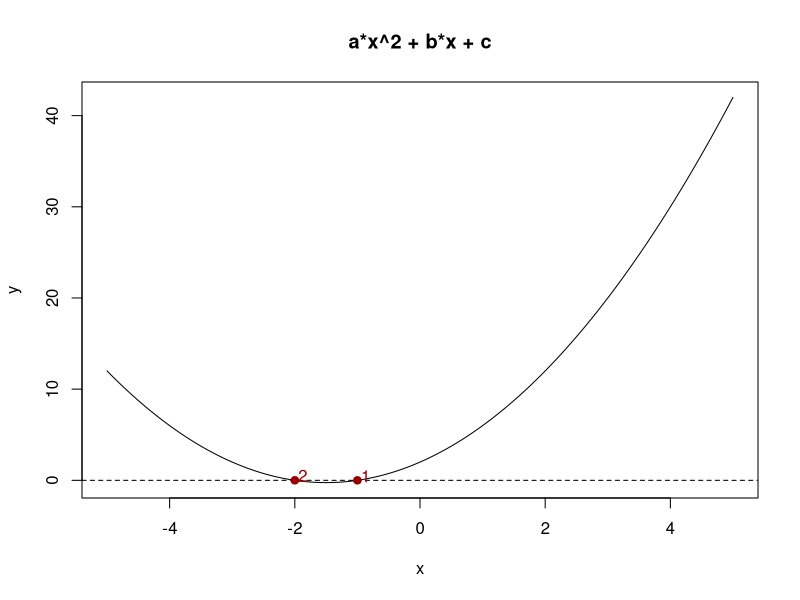

R code for this plot:
## ---- chunk 1
#| echo: false
# Part 1 (two)
#a <- 1
#b <- -1
#c <- -2

# Part 2 (zero)
#a <- 1
#b <- 2
#c <- 5

# Part 3 (two) - Solutions for this will be in the plot
a <- 1 
b <- 3
c <- 2

# Testing values of a, b, and c for one or zero solutions
# One solution
#a <- 1
#b <- -2
#c <- 1

# Zero solutions
#a <- 1
#b <- 0
#c <- 1
## ---- chunk 2
#| echo: false
# Discriminant of the quadratic formula
dis <- b^2 - 4*a*c
# Roots of the quadratic formula
if (dis > 0) {
  r1 <- (-b + sqrt(dis)) / (2*a)
  r2 <- (-b - sqrt(dis)) / (2*a)
  roots <- c(r1, r2)
} else if (dis == 0) {
  root <- -b / (2*a)
  roots <- root
} else {
  roots <- NULL
}
# x values
x <- seq(-5, 5, length = 300)
# y values
y <- a*x^2 + b*x + c
# Plot the quadratic equation
plot(x, y, type = "l", xlab = "x", ylab = "y", main = "a*x^2 + b*x + c")
abline(h = 0, lty = 2)
# Add points for solutions
if (!is.null(roots)) {
  points(roots, rep(0, length(roots)), col = "#990000", pch = 19)
  text(roots, rep(0.5, length(roots)), labels = formatC(roots, format = "g", digits = 3), col = "#990000")
} else {
  text(0, max(y), "No solutions", col = "#990000")
}
